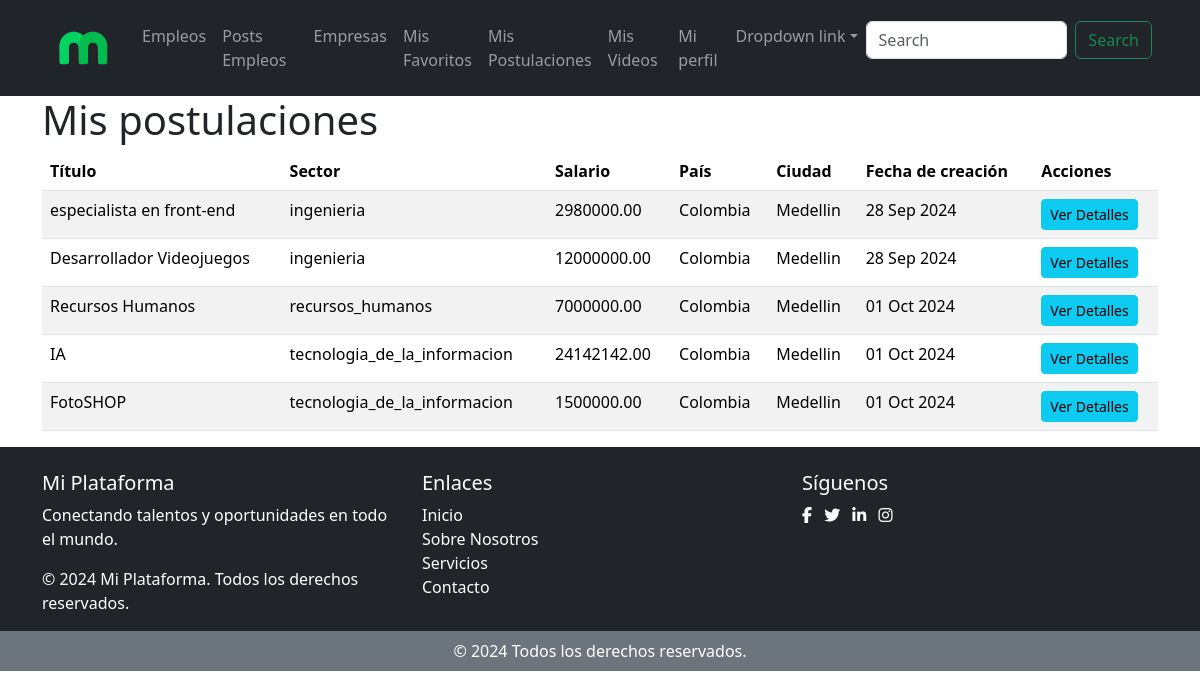
The page /mis-postulaciones/ (signed in) on the database its author committed.
### buscador_aspirante/models.py (models this page shows)
class Postulacion(models.Model):
    aspirante = models.ForeignKey(Aspirante, on_delete=models.CASCADE)
    empleo = models.ForeignKey(Empleo, on_delete=models.CASCADE)

### empleos_reclutador/models.py (models this page shows, shortened)
class Empleo(models.Model):
    reclutador = models.ForeignKey(Reclutador_empresa, on_delete=models.CASCADE)
    titulo = models.CharField(max_length=255)
    sector_laboral = models.CharField(max_length=50, choices=SectoresLaborales.choices)
    salario = MoneyField(
        max_digits=14,
        decimal_places=2,
        default_currency='COP',  # Moneda predeterminada para Colombia
        currency_choices=[
            ('COP', 'Peso colombiano (COP)'),  # Empleos locales
            ('USD', 'Dólar estadounidense (USD)'),  # Empleos virtuales (EE.UU.)
            ('EUR', 'Euro (EUR)'),  # Empleos virtuales (Europa)
            ('GBP', 'Libra esterlina (GBP)'),  # Empleos virtuales (Reino Unido)
            ('CAD', 'Dólar canadiense (CAD)'),  # Empleos virtuales (Canadá)
            ('AUD', 'Dólar australiano (AUD)'),  # Empleos virtuales (Australia)
            ('BTC', 'Bitcoin (BTC)'),  # Criptomonedas
            ('ETH', 'Ethereum (ETH)'),  # Criptomonedas
        ]
    )
    pais = models.CharField(max_length=50, choices=Paises.choices)
    ciudad = models.CharField(max_length=100)
    fecha_creacion = models.DateTimeField(default=timezone.now)  # Campo de fecha y hora
    descripcion = models.TextField()
    habilidades = models.TextField()
    experiencia = models.TextField()
    nivel_estudios = models.TextField()
    MODALIDAD_TRABAJO = [('virtual', 'virtual'), ('presencial', 'presencial'), ('mixto', 'mixto')]
    modalidad_trabajo = models.CharField(max_length=50, choices=MODALIDAD_TRABAJO)
    palabras_clave = models.TextField()
    CONTRATO_CHOICES = [
        ('termino_fijo', 'Contrato a Término Fijo'),
        ('termino_indefinido', 'Contrato a Término Indefinido'),
        ('aprendizaje', 'Contrato de Aprendizaje'),
        ('obra_labor', 'Contrato por Obra o Labor'),
        ('tiempo_parcial', 'Contrato a Tiempo Parcial'),
        ('teletrabajo', 'Contrato de Teletrabajo'),
        ('temporada', 'Contrato de Temporada'),
        ('servicios', 'Contrato de Servicios'),
    ]
    tipo_contrato = models.CharField(
        max_length=30,
        choices=CONTRATO_CHOICES,
        default='termino_fijo'  # Puedes cambiar el valor por defecto
    )
    competencias_tecnicas = models.TextField()
    video_presentacion = models.FileField(upload_to='videos_presentacion_empleo/')

### buscador_aspirante/views.py (the view)
# urls.py: path('mis-postulaciones/', views.ver_mis_postulaciones, name='mis_postulaciones'),
def ver_mis_postulaciones(request):
    aspirante = Aspirante.objects.get(usuario=request.user)
    postulaciones = Postulacion.objects.filter(aspirante=aspirante)
    return render(request, 'mis_postulaciones.html', {'postulaciones': postulaciones})

### buscador_aspirante/templates/mis_postulaciones.html (shortened to what this page needs)
{% extends 'base_aspirante.html' %}
{% block content %}
<div class="container">
    <h1>Mis postulaciones</h1>
    {% if postulaciones %}
        <table class="table table-striped">
            <thead>
                <tr>
                    <th>Título</th>
                    <th>Sector</th>
                    <th>Salario</th>
                    <th>País</th>
                    <th>Ciudad</th>
                    <th>Fecha de creación</th>
                    <th>Acciones</th>
                </tr>
            </thead>
            <tbody>
                {% for postulacion in postulaciones %}
                    <tr>
                        <td>{{ postulacion.empleo.titulo }}</td>
                        <td>{{ postulacion.empleo.sector_laboral }}</td>
                        <td>{{ postulacion.empleo.salario }}</td>
                        <td>{{ postulacion.empleo.pais }}</td>
                        <td>{{ postulacion.empleo.ciudad }}</td>
                        <td>{{ postulacion.empleo.fecha_creacion|date:"d M Y" }}</td>
                        <td>
                            <a href="{% url 'detalle_empleo_aspirante' postulacion.empleo.id %}" class="btn btn-info btn-sm">Ver Detalles</a>
                        </td>
                    </tr>
                {% endfor %}
            </tbody>
        </table>
    {% else %}
        <p>No te has postulado.</p>
    {% endif %}
</div>
{% endblock %}

### redSocialMagneto/static/styles/global.css (style rules this page uses)
body { background-color: white; }
a { text-decoration: none; }

### rows shown on the page
Postulacion: empleo.titulo "especialista en front-end", empleo.sector_laboral "ingenieria", empleo.salario "2980000.00", empleo.pais "Colombia", empleo.ciudad "Medellin", empleo.fecha_creacion "28 Sep 2024"
Postulacion: empleo.titulo "Desarrollador Videojuegos", empleo.sector_laboral "ingenieria", empleo.salario "12000000.00", empleo.pais "Colombia", empleo.ciudad "Medellin", empleo.fecha_creacion "28 Sep 2024"
Postulacion: empleo.titulo "Recursos Humanos", empleo.sector_laboral "recursos_humanos", empleo.salario "7000000.00", empleo.pais "Colombia", empleo.ciudad "Medellin", empleo.fecha_creacion "01 Oct 2024"
Postulacion: empleo.titulo "IA", empleo.sector_laboral "tecnologia_de_la_informacion", empleo.salario "24142142.00", empleo.pais "Colombia", empleo.ciudad "Medellin", empleo.fecha_creacion "01 Oct 2024"
Postulacion: empleo.titulo "FotoSHOP", empleo.sector_laboral "tecnologia_de_la_informacion", empleo.salario "1500000.00", empleo.pais "Colombia", empleo.ciudad "Medellin", empleo.fecha_creacion "01 Oct 2024"
